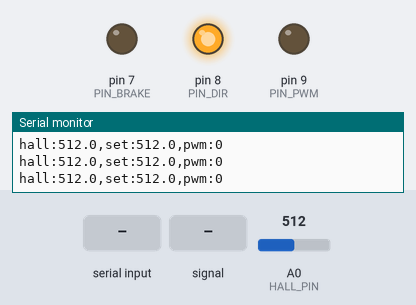
Simulated run of this sketch. Board: Arduino Uno, built with avr-gcc and run on an emulated ATmega328P. Shown: output pins drawn as LEDs (lit = HIGH), the last lines printed to the serial monitor. The test bench sets the inputs (shaded band); at power-on: A0 (HALL_PIN) = 512.

Above: at 1.2 s.
1.3 s: "G 150\n" received over Serial
At 2.1 s:
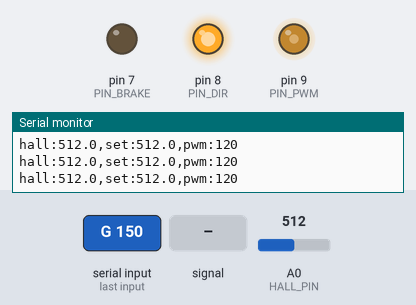
2.8 s: A0 (HALL_PIN) fed a 200 Hz sine of ±81 counts around its level
5.8 s: A0 (HALL_PIN) fed a 1000 Hz sine of ±255 counts around its level
8.8 s: A0 (HALL_PIN) set to 0
10.3 s: "S 1\n" received over Serial
At 10.8 s:
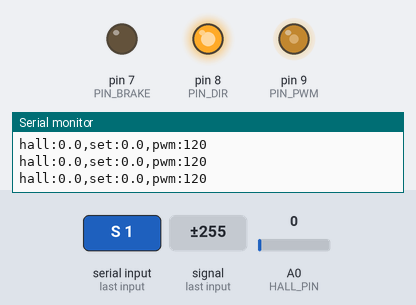
11.8 s: A0 (HALL_PIN) set to 122
At 12.5 s:
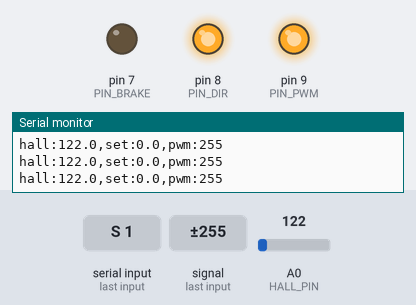
Timing chart, 0 to 14.3 s (numbered marks = the images above; inputs shaded):
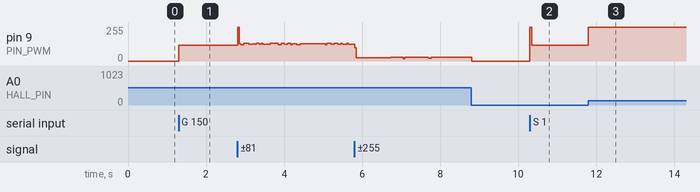

Measured:
- after the input at 1.3 s, pin 9 (PIN_PWM): 0/255 → 120/255 at once
- after the input at 10.3 s, pin 9 (PIN_PWM): 0/255 → 120/255 at once
- after the input at 11.8 s, pin 9 (PIN_PWM): 120/255 → 255/255 at once

The sketch:

controller_hall.ino
```cpp
/*
 * controller_hall.ino -- minimal single-Hall PID levitation (Arduino Uno).
 *
 * For PURE levitation you do NOT need a gap-in-mm calibration. The SS49EUA output
 * is monotonic in position near the operating point, so we just regulate the raw
 * Hall reading to a captured setpoint. That is exactly what the analog op-amp
 * maglev circuits do -- one sensor, a PD/PID, done.
 *
 * Loop: 1 kHz fixed step, Hall on A0 read with the fast ADC (~13 us/sample), coil
 * driven by an LMD18200 at ~31 kHz PWM (Timer1) so the actuator adds no lag.
 *
 * Wiring:  SS49EUA OUT -> A0 (Vcc from the same 5V as the ADC ref).
 *          LMD18200: PWM=9, DIR=8, BRAKE=7.  Serial @115200.
 *
 * Bring-up (see notes at bottom):
 *   1) Set FEEDBACK_SIGN so "magnet falls away -> error grows -> more current".
 *   2) Hold the magnet by hand at the desired hover point, send 'S' to capture
 *      the setpoint, then 'G' to arm. Tune KP/KD/KI live.
 *
 * Serial commands (one per line):
 *   S            capture current Hall as the setpoint
 *   G / X        arm / disarm (X also de-energizes the coil)
 *   KP KI KD v   set a gain           BIAS v   set hover feed-forward duty
 *   SGN 1|-1     flip feedback sign   CATCH v  set the drop-out band (counts)
 */
#include <Arduino.h>

// ---- Pins ----
static const uint8_t HALL_PIN = A0;
static const uint8_t PIN_PWM = 9, PIN_DIR = 8, PIN_BRAKE = 7;

// ---- Loop timing ----
static const uint32_t T_S_US = 1000;      // 1 kHz control step
static const float    DT     = 1.0e-3f;   // seconds, matches T_S_US
static const uint8_t  HALL_AVG = 16;      // fast reads averaged per step (~0.2 ms)

// ---- Tunables (live over serial) ----
static float g_Kp   = 2.0f;      // duty per count of error        -- TUNE
static float g_Ki   = 0.0f;      // duty per (count*s)             -- add last
static float g_Kd   = 0.05f;     // duty per (count/s)             -- damping
static float g_bias = 120.0f;    // nominal hover duty (0..255)    -- TUNE
static int   g_sign = +1;        // FEEDBACK_SIGN, see bring-up
static float g_catch = 200.0f;   // |error| beyond this -> drop out (coil off)
static float g_set  = 512.0f;    // setpoint in raw ADC counts (captured with 'S')

// ---- Filters (time constants) ----
static const float TAU_M = 0.002f;   // measurement low-pass (s)
static const float TAU_D = 0.005f;   // derivative low-pass (s)

// ---- State ----
static bool  g_armed = false;
static float g_rawF  = 512.0f, g_e_prev = 0.0f, g_deF = 0.0f, g_integ = 0.0f;
static int   g_duty  = 0;
static uint32_t g_lastStep = 0, g_lastPrint = 0;
static char  g_buf[40]; static uint8_t g_len = 0;

// ---------------- Fast ADC ----------------
static inline uint16_t adcRead() {
  ADCSRA |= _BV(ADSC);
  while (ADCSRA & _BV(ADSC)) {}
  return ADC;
}
static void adcSetupFast() {
  ADMUX  = _BV(REFS0) | (HALL_PIN - A0);
  ADCSRA = _BV(ADEN) | _BV(ADPS2);         // /16, ~77 kSPS
  adcRead(); adcRead();
}
static float hallMeanCount(uint8_t n) {
  uint32_t sum = 0;
  for (uint8_t i = 0; i < n; i++) sum += adcRead();
  return (float)sum / n;
}

// ---------------- Serial tuning ----------------
static void handle(char *line) {
  char *c = strtok(line, " ");
  char *a = strtok(NULL, " ");
  if (!c) return;
  if      (!strcmp(c, "S"))               { g_set = g_rawF; g_integ = 0; Serial.print(F("set=")); Serial.println(g_set, 1); }
  else if (!strcmp(c, "G"))               { g_armed = true;  g_integ = 0; Serial.println(F("ARMED")); }
  else if (!strcmp(c, "X"))               { g_armed = false; analogWrite(PIN_PWM, 0); Serial.println(F("DISARMED")); }
  else if (!strcmp(c, "KP")  && a)        { g_Kp = atof(a);   Serial.print(F("Kp="));   Serial.println(g_Kp); }
  else if (!strcmp(c, "KI")  && a)        { g_Ki = atof(a);   g_integ = 0; Serial.print(F("Ki=")); Serial.println(g_Ki); }
  else if (!strcmp(c, "KD")  && a)        { g_Kd = atof(a);   Serial.print(F("Kd="));   Serial.println(g_Kd); }
  else if (!strcmp(c, "BIAS")&& a)        { g_bias = atof(a); Serial.print(F("bias=")); Serial.println(g_bias); }
  else if (!strcmp(c, "SGN") && a)        { g_sign = atoi(a) < 0 ? -1 : +1; Serial.print(F("sign=")); Serial.println(g_sign); }
  else if (!strcmp(c, "CATCH") && a)      { g_catch = atof(a); Serial.print(F("catch=")); Serial.println(g_catch); }
}
static void pollSerial() {
  while (Serial.available() > 0) {
    char ch = (char)Serial.read();
    if (ch == '\n' || ch == '\r') { if (g_len) { g_buf[g_len] = 0; handle(g_buf); g_len = 0; } }
    else if (g_len < sizeof(g_buf) - 1) g_buf[g_len++] = ch;
  }
}

void setup() {
  Serial.begin(115200);
  pinMode(PIN_PWM, OUTPUT); pinMode(PIN_DIR, OUTPUT); pinMode(PIN_BRAKE, OUTPUT);
  digitalWrite(PIN_DIR, HIGH);     // fixed attraction polarity (flip if reversed)
  digitalWrite(PIN_BRAKE, LOW);    // released -> coil can drive
  analogWrite(PIN_PWM, 0);

  // Timer1 (pins 9 & 10) to ~31.4 kHz so PWM adds no phase lag. millis()/micros()
  // live on Timer0 and are unaffected.
  TCCR1B = (TCCR1B & 0b11111000) | 0x01;   // prescaler = 1

  adcSetupFast();
  g_rawF = hallMeanCount(64);
  g_set  = g_rawF;
  Serial.println(F("Hall PID ready. Hold magnet at hover point, send 'S' then 'G'."));
  g_lastStep = micros();
}

void loop() {
  pollSerial();

  uint32_t now = micros();
  if ((uint32_t)(now - g_lastStep) < T_S_US) return;   // hold the 1 kHz cadence
  g_lastStep += T_S_US;

  // --- measure ---
  float raw = hallMeanCount(HALL_AVG);
  g_rawF += (DT / (TAU_M + DT)) * (raw - g_rawF);       // low-pass position

  // --- error (signed so e>0 means "magnet too far -> need more pull") ---
  float e = g_sign * (g_rawF - g_set);

  // --- drop-out guard: magnet gone / crashed -> cut power, no windup ---
  if (!g_armed || fabs(e) > g_catch) {
    g_duty = 0; analogWrite(PIN_PWM, 0);
    g_integ = 0; g_e_prev = e; g_deF = 0;
  } else {
    // derivative on error, low-passed
    float de = (e - g_e_prev) / DT; g_e_prev = e;
    g_deF += (DT / (TAU_D + DT)) * (de - g_deF);

    // PID with conditional integration (anti-windup)
    float u = g_bias + g_Kp * e + g_Ki * g_integ + g_Kd * g_deF;
    if (u > 0.0f && u < 255.0f) g_integ += e * DT;      // only integrate off the rails
    u = g_bias + g_Kp * e + g_Ki * g_integ + g_Kd * g_deF;
    g_duty = constrain((int)(u + 0.5f), 0, 255);
    analogWrite(PIN_PWM, g_duty);
  }

  // --- telemetry @ ~50 Hz (Serial Plotter: hall / set / pwm) ---
  if ((uint32_t)(now - g_lastPrint) >= 20000) {
    g_lastPrint = now;
    Serial.print(F("hall:")); Serial.print(g_rawF, 1);
    Serial.print(F(",set:")); Serial.print(g_set, 1);
    Serial.print(F(",pwm:")); Serial.println(g_duty);
  }
}
```
